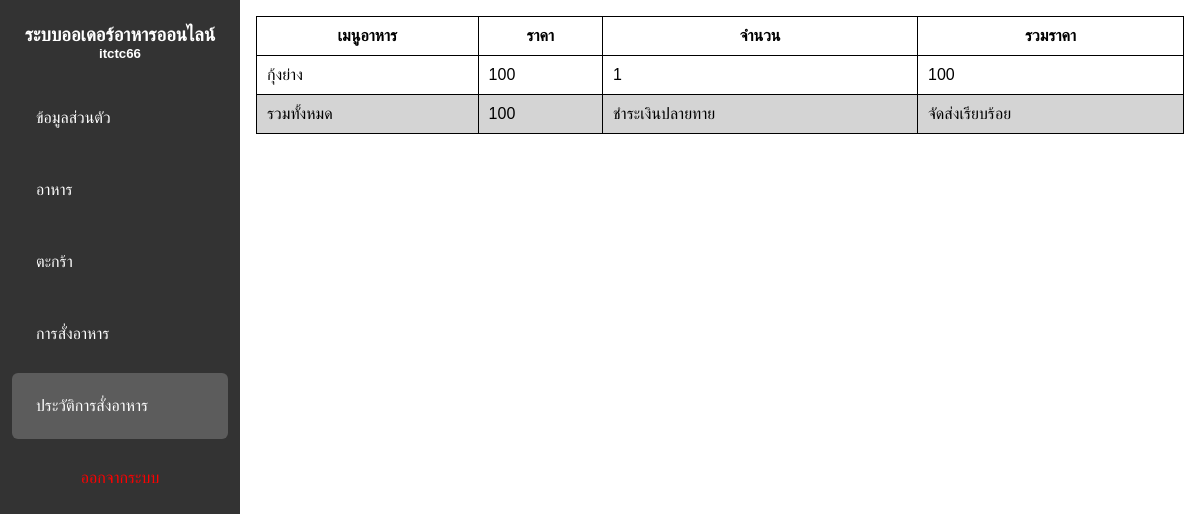
Screenshot of /user/history.php (signed in) with the database file from the repository.
### tables this page shows
CREATE TABLE `orders` (
  `order_id` int(11) NOT NULL,
  `user_id` int(11) NOT NULL,
  `total` int(11) NOT NULL,
  `status` enum('1','2','3','4') NOT NULL,
  `status_review` enum('0','1') NOT NULL,
  `time_start` timestamp NOT NULL DEFAULT current_timestamp() ON UPDATE current_timestamp(),
  `pay` enum('0','1') NOT NULL,
  `pay_file` varchar(100) NOT NULL
);

CREATE TABLE `order_items` (
  `order_item_id` int(11) NOT NULL,
  `order_id` int(11) NOT NULL,
  `food_id` int(11) NOT NULL,
  `quantity` varchar(100) NOT NULL,
  `price_food` varchar(100) NOT NULL
);

CREATE TABLE `food` (
  `food_id` int(11) NOT NULL,
  `food_name` varchar(100) NOT NULL,
  `price_food` varchar(100) NOT NULL,
  `ca_id` int(11) NOT NULL,
  `img` varchar(111) NOT NULL,
  `status` enum('0','1') NOT NULL
);

### config/database.php (called while the page is built, shortened)
<?php
class Database{
    public $host = "localhost";
    public $username = "ball";
    public $password = "123456";
    public $dbname = "p3_food";
    public $db;
    public function dbconnnect(){
        $this->db = new mysqli($this->host, $this->username, $this->password, $this->dbname);
    $this->db->set_charset("utf8mb4");
    }
    public function selectwhere($table, $where){
        $condition = "";
        foreach($where as $key => $value){
            $condition .= $key . " = '" . $value . "' AND ";
        }
        $condition = substr($condition, 0, -5);
        $sql = "SELECT * FROM " . $table . " WHERE " . $condition . " ";
        $result = $this->db->query($sql);
        $list = array();
        while($data = $result->fetch_assoc()){
            $list[] = $data;
        }
        return $list;
    }
}
?>

### config/load.php (called while the page is built, shortened)
<?php
require_once 'database.php';
$db = new Database();
?>

### user/history.php (the view, shortened to what this page needs)
<?php
require_once 'header.php';
$id = $_SESSION['user_id'];
$sql = "SELECT * FROM orders WHERE user_id = $id AND status = 4 ";
$log = mysqli_query($db->db, $sql);
?>
<body>
    <?php foreach($log as $row){ ?>
    <table>
<tr>
    <th>เมนูอาหาร</th>
    <th>ราคา</th>
    <th>จำนวน</th>
    <th>รวมราคา</th>
</tr>
    <?php
      $where3 = array(
        'order_id' => $row['order_id']
    );
    $log3 = $db->selectwhere('order_items',$where3);
    foreach($log3 as $row3){
    $where2 = array(
        'food_id' => $row3['food_id']
    );
    $log2 = $db->selectwhere('food', $where2);
    foreach($log2 as $row2);
            ?>
                <tr>
        <td><?php echo $row2['food_name'] ?></td>
        <td><?php echo $row2['price_food'] ?></td>
        <td><?php echo $row3['quantity'] ?></td>
        <td><?php echo $row3['price_food'] ?></td>
        </tr>
    <?php  }  ?>
    <tr style="background-color:#D4D4D4;">
        <td>รวมทั้งหมด</td>
        <td><?php echo $row['total']; ?></td>
        <td><?php echo $row['pay'] == '1'?"ชำระเงินเเล้ว <a target='_blank' href='{$row['pay_file']}'>ดูหลักฐาน</a>":"ชำระเงินปลายทาย"; ?></td>
        <td><?php switch($row['status']){
              case"4":
                echo "<p>จัดส่งเรียบร้อย</p>";
              break;
}
 ?>
</td>
    </tr>
    </table>
    <br>
    <?php } if(empty($row)){
    echo "<h2>ไม่มีรายการ</h2>";
    exit();
} ?>
</body>
</html>

### config/style.css (style rules this page uses)
* { margin: 0; padding: 0; box-sizing: border-box; font-family: Arial,sans-serif; }

### user/header.php (style rules this page uses)
table tr,th,td { border:1px solid black; padding: 10px; }
table { border-collapse:collapse; width: 100%; }

### user/sidebar.php (style rules this page uses)
* { margin: 0; padding: 0; box-sizing:border-box; font-family: Arial,sans-serif; }

### rows the page displays
orders: total "100", pay "ชำระเงินปลายทาย", status "จัดส่งเรียบร้อย"
order_items: food.food_name "กุ้งย่าง", food.price_food "100", quantity "1", price_food "100"
